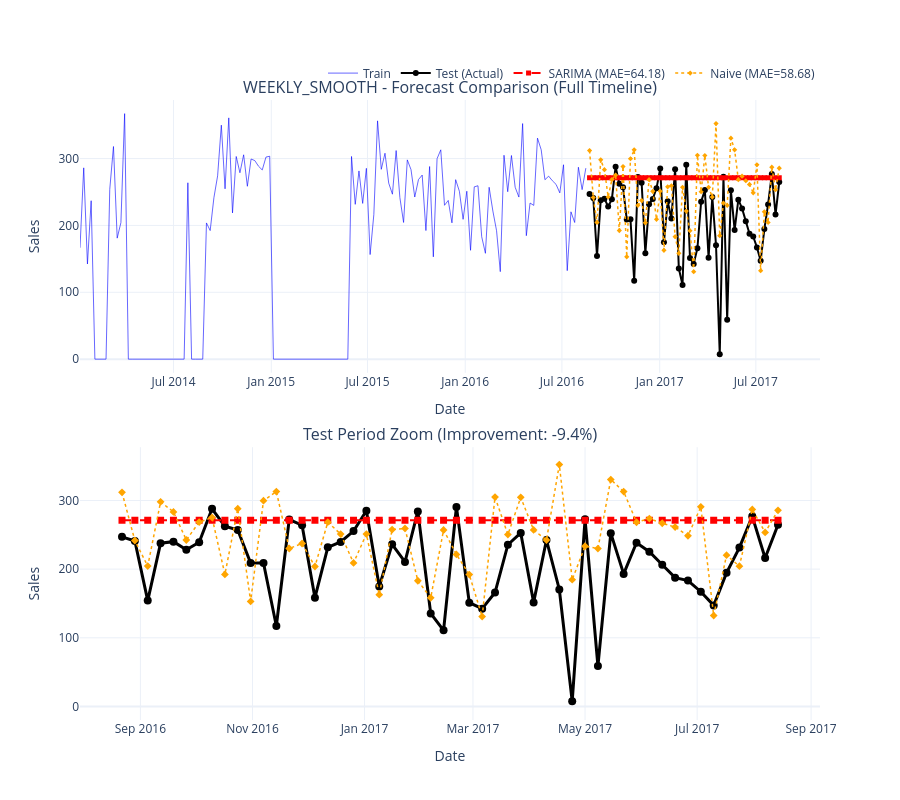
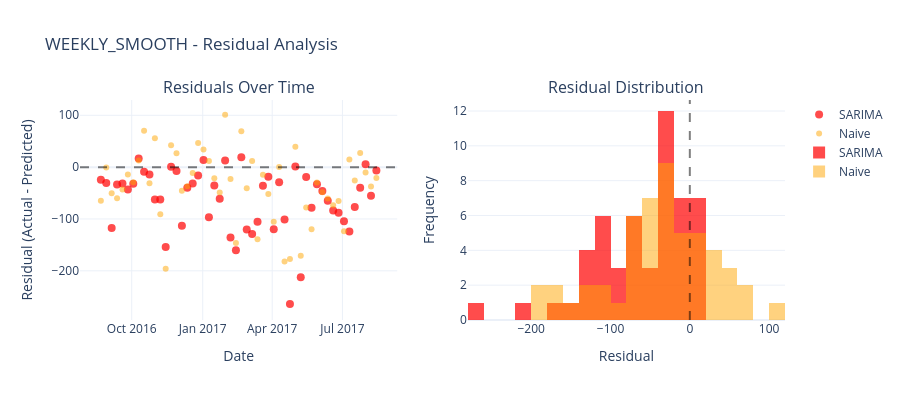

Notebook code for these charts, in order:
### Markdown cell above
## Run Weekly Smooth (52 Wochen Test)

### Code cell
result_weekly_smooth = run_baseline_plotly(
    df=weekly_smooth,
    pattern="weekly_smooth",
    store=ITEMS_TO_MODEL["weekly_smooth"]["store"],
    item=ITEMS_TO_MODEL["weekly_smooth"]["item"],
    freq="W-MON",  # <- wichtig!
    season_length=52,
    test_weeks=TEST_WEEKS_WEEKLY,
)
